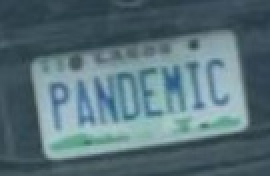
#> input picture artifacts/results/License_Plate/plate04.jpg, 135 x 88 px (shown 2 times larger)
$ jupyter execute --allow-errors plates.ipynb
#> lines starting #> are read from the running program, lines starting #| are printed output that depends on the picture; after the words box and inside, x2 and y2 are one past the last pixel; in counts of white or black regions, pixels touching at a corner belong together
[cell 1]
from imutils.perspective import four_point_transform
import easyocr
import imutils
import cv2 as cv
import re
import os

[cell 2]
ARTIFACT_PATH = os.path.join(os.path.abspath(".."),"artifacts")
ARTIFACT_PATH

[cell 3]
orig = cv.imread(os.path.join(ARTIFACT_PATH,"results","License_Plate","plate04.jpg"))
#> orig is the input picture: shape (88, 135, 3); mean B, G, R 121.6, 113.4, 88.2
img = orig.copy()
img = imutils.resize(img, width=300)
ratio = orig.shape[1] /float(img.shape[1])
#> ratio = 0.45

[cell 4]
gray = cv.cvtColor(img, cv.COLOR_BGR2GRAY)
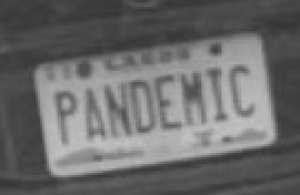
#> gray: shape (195, 300); min 53, max 195, mean 106.8
blurred = cv.GaussianBlur(gray, (5,5), 0)
edged = cv.Canny(blurred, 75, 199)
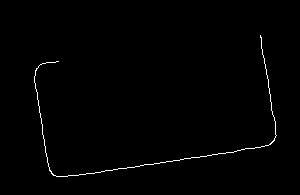
#> edged: shape (195, 300); 0.8% white in thin lines or dots, all inside (x1, y1, x2, y2) = (34, 35, 277, 177)

cv.imshow('input', img)
cv.imshow('edged', edged)
cv.waitKey(0)
cv.destroyAllWindows()

[cell 5]
cnts = cv.findContours(edged.copy(), cv.RETR_EXTERNAL, cv.CHAIN_APPROX_SIMPLE)
#> cnts = 1 contour, all with area under 20
cnts = imutils.grab_contours(cnts)
cnts = sorted(cnts, key=cv.contourArea, reverse=True)
len(cnts)
#> Out = 1

[cell 6]
plateNo = None

for c in cnts:
    peri = cv.arcLength(c, True)
    approx = cv.approxPolyDP(c, 0.02 * peri, True)

    if len(approx) == 4:
        plateNo = approx
#> this loop made 1 pass
#> peri on pass 1: 978.2

$ run again, with artifacts/results/License_Plate/plate0.jpg copied over artifacts/results/License_Plate/plate04.jpg
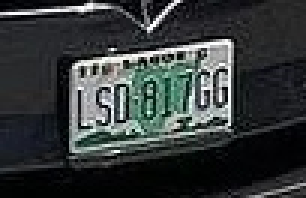
#> input picture artifacts/results/License_Plate/plate0.jpg, 102 x 66 px (shown 3 times larger)
#> orig is the input picture: shape (66, 102, 3); mean B, G, R 57.6, 57.4, 52.8
#> `edged = cv.Canny(blurred, 75, 199)`:
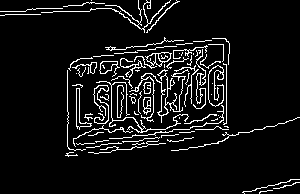
#> edged: shape (194, 300); 7.6% white in thin lines or dots
#> cnts = 81 contours, 67 with area under 20; largest, box (x1, y1, x2, y2) and area: (134, 52, 172, 69) 227, (76, 88, 92, 130) 154, (99, 61, 120, 77) 140, (143, 97, 151, 115) 90, (129, 69, 189, 123) 88
#> `len(cnts)`: Out = 81
#> the loop `for c in cnts:` made 81 passes
#> (peri, plateNo) on passes 13, 16, 38, 43, 45, 49, 56: (103, [[179, 1], [176, 0], [146, 32], [168, 8]]), (302, [[223, 106], [218, 123], [109, 138], [218, 123]]), (133.9, [[223, 63], [226, 65], [224, 124], [226, 64]]), (29.07, [[272, 190], [260, 191], [259, 193], [261, 191]]), (201, [[67, 70], [67, 146], [82, 150], [67, 146]]), (27.66, [[108, 140], [95, 141], [96, 142], [97, 141]]), (38.24, [[178, 134], [161, 135], [161, 137], [162, 135]])
#> `plateNo`: Out = [[208, 44], [223, 45], [222, 61], [223, 44]]
#> `cv.drawContours(out, [plateNo], -1, (0,199,0), 2)`:
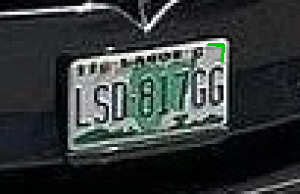
#> out: shape (194, 300, 3); mean B, G, R 57.3, 57.5, 52.4
